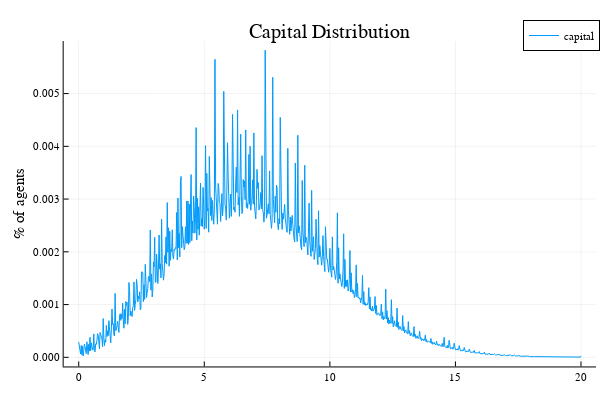

This figure's notebook cell:
### Code cell
#plots
#Capital distribution
#using Plots
plotly() 
plot(grid,probk, linewidth=1,title="Capital Distribution", ylabel="% of agents", label="capital")

### Figure 1 — Plotly figure (JSON) as saved in the notebook; plotly's stock layout.template omitted (floating-point values rounded to 4 significant figures; data arrays with more than 128 entries replaced by an {"elided": "..."} marker saying what was removed)
{"data": [{"colorbar": {"len": 0.9039, "title": "", "x": 0.9934, "y": 0.4896}, "legendgroup": "capital", "line": {"color": "rgba(0, 154, 250, 1.000)", "dash": "solid", "shape": "linear", "width": 1}, "mode": "lines", "name": "capital", "showlegend": true, "type": "scatter", "x": {"elided": "801 float values"}, "xaxis": "x", "y": {"elided": "801 float values"}, "yaxis": "y"}], "layout": {"annotations": [{"font": {"color": "rgba(0, 0, 0, 1.000)", "family": "sans-serif", "size": 20}, "rotation": 0, "showarrow": false, "text": "Capital Distribution", "x": 0.5498, "xanchor": "center", "xref": "paper", "y": 1, "yanchor": "top", "yref": "paper"}], "height": 400, "legend": {"bgcolor": "rgba(255, 255, 255, 1.000)", "bordercolor": "rgba(0, 0, 0, 1.000)", "borderwidth": 1, "font": {"color": "rgba(0, 0, 0, 1.000)", "family": "sans-serif", "size": 11}, "title": {"font": {"color": "rgba(0, 0, 0, 1.000)", "family": "sans-serif", "size": 15}, "text": ""}, "tracegroupgap": 0, "traceorder": "normal", "x": 1, "xanchor": "auto", "y": 1, "yanchor": "auto"}, "margin": {"b": 20, "l": 0, "r": 0, "t": 20}, "paper_bgcolor": "rgba(255, 255, 255, 1.000)", "plot_bgcolor": "rgba(255, 255, 255, 1.000)", "showlegend": true, "width": 600, "xaxis": {"anchor": "y", "domain": [0.1061, 0.9934], "gridcolor": "rgba(0, 0, 0, 0.100)", "gridwidth": 0.5, "linecolor": "rgba(0, 0, 0, 1.000)", "mirror": false, "range": [-0.6, 20.6], "showgrid": true, "showline": true, "showticklabels": true, "tickangle": 0, "tickcolor": "rgb(0, 0, 0)", "tickfont": {"color": "rgba(0, 0, 0, 1.000)", "family": "sans-serif", "size": 11}, "tickmode": "array", "ticks": "inside", "ticktext": ["0", "5", "10", "15", "20"], "tickvals": [0, 5, 10, 15, 20], "title": "", "titlefont": {"color": "rgba(0, 0, 0, 1.000)", "family": "sans-serif", "size": 15}, "type": "-", "visible": true, "zeroline": false, "zerolinecolor": "rgba(0, 0, 0, 1.000)"}, "yaxis": {"anchor": "x", "domain": [0.03762, 0.9415], "gridcolor": "rgba(0, 0, 0, 0.100)", "gridwidth": 0.5, "linecolor": "rgba(0, 0, 0, 1.000)", "mirror": false, "range": [-0.0001734, 0.005996], "showgrid": true, "showline": true, "showticklabels": true, "tickangle": 0, "tickcolor": "rgb(0, 0, 0)", "tickfont": {"color": "rgba(0, 0, 0, 1.000)", "family": "sans-serif", "size": 11}, "tickmode": "array", "ticks": "inside", "ticktext": ["0.000", "0.001", "0.002", "0.003", "0.004", "0.005"], "tickvals": [0, 0.001, 0.002, 0.003, 0.004, 0.005], "title": "% of agents", "titlefont": {"color": "rgba(0, 0, 0, 1.000)", "family": "sans-serif", "size": 15}, "type": "-", "visible": true, "zeroline": false, "zerolinecolor": "rgba(0, 0, 0, 1.000)"}}}
